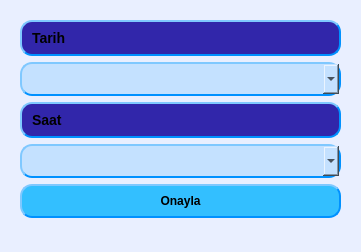
<?xml version="1.0" encoding="UTF-8"?>
<ui version="4.0">
 <class>WindowHTarihSec</class>
 <widget class="QMainWindow" name="WindowHTarihSec">
  <property name="geometry">
   <rect>
    <x>0</x>
    <y>0</y>
    <width>361</width>
    <height>252</height>
   </rect>
  </property>
  <property name="windowTitle">
   <string>MainWindow</string>
  </property>
  <property name="styleSheet">
   <string notr="true">  background-color: rgb(233, 239, 255);
</string>
  </property>
  <widget class="QWidget" name="centralwidget">
   <widget class="QWidget" name="verticalLayoutWidget_3">
    <property name="geometry">
     <rect>
      <x>20</x>
      <y>20</y>
      <width>321</width>
      <height>198</height>
     </rect>
    </property>
    <layout class="QVBoxLayout" name="verticalLayout_5">
     <item>
      <layout class="QVBoxLayout" name="verticalLayout_7">
       <item>
        <widget class="QLabel" name="labelTc_4">
         <property name="styleSheet">
          <string notr="true"> 	background-color: rgb(49, 38, 170);
    border-style: outset;
    border-width: 2px;
    border-radius: 12px;
    font: bold 14px;
    font-color:rgb(160, 246, 255);
    min-width: 7em;
    padding: 6px;
	border-color: rgb(0, 145, 255)</string>
         </property>
         <property name="text">
          <string>Tarih</string>
         </property>
        </widget>
       </item>
       <item>
        <widget class="QComboBox" name="cbSehir_2">
         <property name="styleSheet">
          <string notr="true">    background-color: rgb(196, 225, 255);
    border-style: outset;
    border-width: 2px;
    border-radius: 12px;
    font: bold 14px;
    min-width: 7em;
    padding: 6px;
	border-color: rgb(0, 145, 255)</string>
         </property>
        </widget>
       </item>
       <item>
        <widget class="QLabel" name="labelTc_5">
         <property name="styleSheet">
          <string notr="true"> 	background-color: rgb(49, 38, 170);
    border-style: outset;
    border-width: 2px;
    border-radius: 12px;
    font: bold 14px;
    font-color:rgb(160, 246, 255);
    min-width: 7em;
    padding: 6px;
	border-color: rgb(0, 145, 255)</string>
         </property>
         <property name="text">
          <string>Saat</string>
         </property>
        </widget>
       </item>
       <item>
        <widget class="QComboBox" name="cbSehir_3">
         <property name="styleSheet">
          <string notr="true">    background-color: rgb(196, 225, 255);
    border-style: outset;
    border-width: 2px;
    border-radius: 12px;
    font: bold 14px;
    min-width: 7em;
    padding: 6px;
	border-color: rgb(0, 145, 255)</string>
         </property>
        </widget>
       </item>
       <item>
        <widget class="QPushButton" name="btOnay">
         <property name="styleSheet">
          <string notr="true">    background-color: rgb(51, 191, 255);
    border-style: outset;
    border-width: 2px;
    border-radius: 12px;
    border-color: rgb(0, 145, 255);
    font: bold 12px;
    min-width: 10em;
    padding: 8px;</string>
         </property>
         <property name="text">
          <string>Onayla</string>
         </property>
        </widget>
       </item>
      </layout>
     </item>
    </layout>
   </widget>
  </widget>
  <widget class="QStatusBar" name="statusbar"/>
 </widget>
 <resources/>
 <connections/>
</ui>
